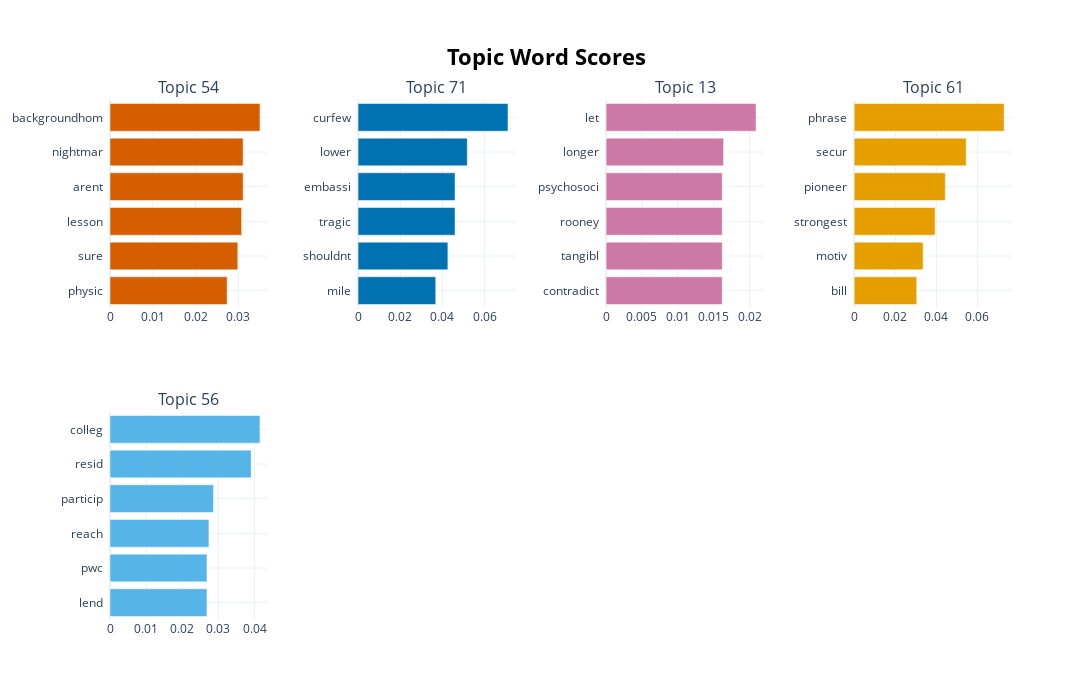

Source (notebook cell):
### Code cell
# plot topics that increase chances the most (ignoring statistical significance)
topic_model.visualize_barchart(topics=top_k_topics, n_words=10, height=350, width=400)

### Figure 1 — Plotly figure (JSON) as saved in the notebook; plotly's stock layout.template omitted (floating-point values rounded to 4 significant figures)
{"data": [{"marker": {"color": "#D55E00"}, "orientation": "h", "type": "bar", "x": [0.02736, 0.02986, 0.03075, 0.0311, 0.0311, 0.03503], "xaxis": "x", "y": ["physic  ", "sure  ", "lesson  ", "arent  ", "nightmar  ", "backgroundhom  "], "yaxis": "y"}, {"marker": {"color": "#0072B2"}, "orientation": "h", "type": "bar", "x": [0.03684, 0.04261, 0.046, 0.046, 0.05181, 0.07113], "xaxis": "x2", "y": ["mile  ", "shouldnt  ", "tragic  ", "embassi  ", "lower  ", "curfew  "], "yaxis": "y2"}, {"marker": {"color": "#CC79A7"}, "orientation": "h", "type": "bar", "x": [0.01618, 0.01618, 0.01618, 0.01618, 0.01637, 0.02089], "xaxis": "x3", "y": ["contradict  ", "tangibl  ", "rooney  ", "psychosoci  ", "longer  ", "let  "], "yaxis": "y3"}, {"marker": {"color": "#E69F00"}, "orientation": "h", "type": "bar", "x": [0.03045, 0.03358, 0.03938, 0.04436, 0.05451, 0.07296], "xaxis": "x4", "y": ["bill  ", "motiv  ", "strongest  ", "pioneer  ", "secur  ", "phrase  "], "yaxis": "y4"}, {"marker": {"color": "#56B4E9"}, "orientation": "h", "type": "bar", "x": [0.02684, 0.02684, 0.02738, 0.02865, 0.03907, 0.0415], "xaxis": "x5", "y": ["lend  ", "pwc  ", "reach  ", "particip  ", "resid  ", "colleg  "], "yaxis": "y5"}], "layout": {"annotations": [{"font": {"size": 16}, "showarrow": false, "text": "Topic 54", "x": 0.0875, "xanchor": "center", "xref": "paper", "y": 1, "yanchor": "bottom", "yref": "paper"}, {"font": {"size": 16}, "showarrow": false, "text": "Topic 71", "x": 0.3625, "xanchor": "center", "xref": "paper", "y": 1, "yanchor": "bottom", "yref": "paper"}, {"font": {"size": 16}, "showarrow": false, "text": "Topic 13", "x": 0.6375, "xanchor": "center", "xref": "paper", "y": 1, "yanchor": "bottom", "yref": "paper"}, {"font": {"size": 16}, "showarrow": false, "text": "Topic 61", "x": 0.9125, "xanchor": "center", "xref": "paper", "y": 1, "yanchor": "bottom", "yref": "paper"}, {"font": {"size": 16}, "showarrow": false, "text": "Topic 56", "x": 0.0875, "xanchor": "center", "xref": "paper", "y": 0.4, "yanchor": "bottom", "yref": "paper"}], "height": 700, "hoverlabel": {"bgcolor": "white", "font": {"family": "Rockwell", "size": 16}}, "showlegend": false, "title": {"font": {"color": "Black", "size": 22}, "text": "<b>Topic Word Scores", "x": 0.5, "xanchor": "center", "yanchor": "top"}, "width": 1600, "xaxis": {"anchor": "y", "autorange": true, "domain": [0, 0.175], "range": [0, 0.03687], "showgrid": true, "type": "linear"}, "xaxis2": {"anchor": "y2", "autorange": true, "domain": [0.275, 0.45], "range": [0, 0.07487], "showgrid": true, "type": "linear"}, "xaxis3": {"anchor": "y3", "autorange": true, "domain": [0.55, 0.725], "range": [0, 0.02199], "showgrid": true, "type": "linear"}, "xaxis4": {"anchor": "y4", "autorange": true, "domain": [0.825, 1], "range": [0, 0.0768], "showgrid": true, "type": "linear"}, "xaxis5": {"anchor": "y5", "autorange": true, "domain": [0, 0.175], "range": [0, 0.04368], "showgrid": true, "type": "linear"}, "xaxis6": {"anchor": "y6", "domain": [0.275, 0.45], "showgrid": true}, "xaxis7": {"anchor": "y7", "domain": [0.55, 0.725], "showgrid": true}, "xaxis8": {"anchor": "y8", "domain": [0.825, 1], "showgrid": true}, "yaxis": {"anchor": "x", "autorange": true, "domain": [0.6, 1], "range": [-0.5, 5.5], "showgrid": true, "type": "category"}, "yaxis2": {"anchor": "x2", "autorange": true, "domain": [0.6, 1], "range": [-0.5, 5.5], "showgrid": true, "type": "category"}, "yaxis3": {"anchor": "x3", "autorange": true, "domain": [0.6, 1], "range": [-0.5, 5.5], "showgrid": true, "type": "category"}, "yaxis4": {"anchor": "x4", "autorange": true, "domain": [0.6, 1], "range": [-0.5, 5.5], "showgrid": true, "type": "category"}, "yaxis5": {"anchor": "x5", "autorange": true, "domain": [0, 0.4], "range": [-0.5, 5.5], "showgrid": true, "type": "category"}, "yaxis6": {"anchor": "x6", "domain": [0, 0.4], "showgrid": true}, "yaxis7": {"anchor": "x7", "domain": [0, 0.4], "showgrid": true}, "yaxis8": {"anchor": "x8", "domain": [0, 0.4], "showgrid": true}}}
